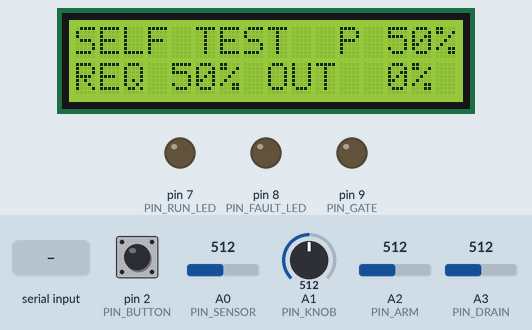
Simulated run of this sketch. Board: Arduino Uno, built with avr-gcc and run on an emulated ATmega328P. On the bench: 16×2 character LCD, output pins drawn as LEDs (lit = HIGH). The inputs (shaded band) are chosen by the test bench; at power-on: A0 (PIN_SENSOR) = 512, pin 2 (PIN_BUTTON) HIGH, A1 (PIN_KNOB) = 512, A2 (PIN_ARM) = 512, A3 (PIN_DRAIN) = 512. The board resets itself during the run and starts again; EEPROM starts erased; what the sketch prints to the serial monitor is not drawn.

Above: at 1.2 s.
1.3 s: "w" received over Serial
At 2.1 s:
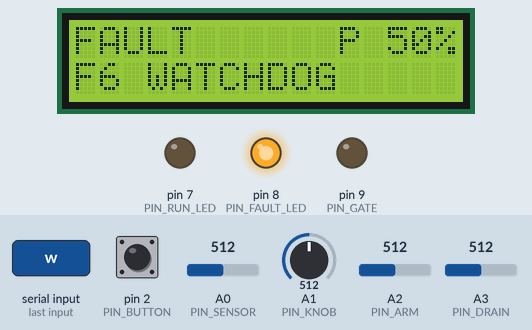
3.2 s: A0 (PIN_SENSOR) set to 716
At 4.5 s:
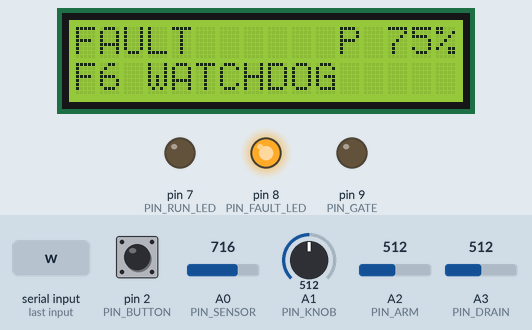
4.8 s: A0 (PIN_SENSOR) set to 992
At 5.9 s:
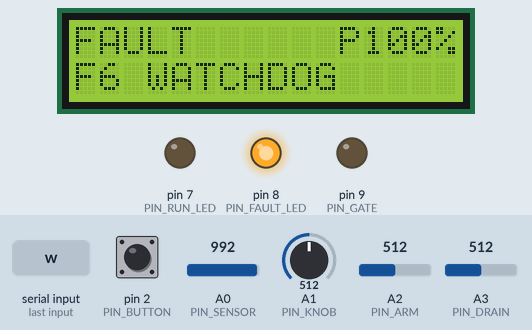
7.9 s: A0 (PIN_SENSOR) set to 306
At 8.9 s:
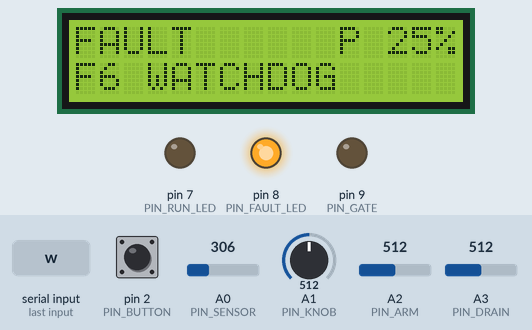
Timing chart, 0 to 10.9 s (numbered marks = the images above; inputs shaded):
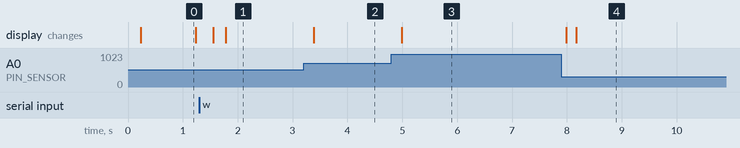

The sketch:

fuel_bench.ino
```cpp
#include <EEPROM.h>
#include <LiquidCrystal_I2C.h>
#include <Wire.h>
#include <avr/wdt.h>

#include "controller.h"

using namespace fuelbench;

const uint8_t PIN_SENSOR = A0;
const uint8_t PIN_KNOB = A1;
const uint8_t PIN_ARM = A2;
const uint8_t PIN_DRAIN = A3;
const uint8_t PIN_BUTTON = 2;
const uint8_t PIN_RUN_LED = 7;
const uint8_t PIN_FAULT_LED = 8;
const uint8_t PIN_GATE = 9;

const uint8_t LCD_ADDRESS = 0x27;
const uint32_t TICK_MS = 10;
const uint32_t LCD_EVERY_MS = 200;
const long SERIAL_BAUD = 115200;

const int EE_LATCHED = 0;
const int EE_COUNT = 1;
const int EE_LOG_NEXT = 2;
const int EE_LOG = 3;
const uint8_t LOG_SIZE = 8;

uint8_t resetFlags __attribute__((section(".noinit")));

void captureResetFlags() __attribute__((naked, used, section(".init0")));
void captureResetFlags() { __asm__ __volatile__("sts %0, r2\n" : "=m"(resetFlags) :); }

LiquidCrystal_I2C lcd(LCD_ADDRESS, LCD_COLS, 2);
Controller ctl;
Inputs lastInputs;
uint32_t lastTickMs = 0;
uint32_t lastLcdMs = 0;

void outputOff() {
  analogWrite(PIN_GATE, 0);
  digitalWrite(PIN_GATE, LOW);
}

Fault storedFault() {
  uint8_t code = EEPROM.read(EE_LATCHED);
  return code <= FAULT_BAD_PROFILE ? (Fault)code : FAULT_NONE;
}

void logFault(Fault f) {
  EEPROM.update(EE_LATCHED, f);
  uint8_t count = EEPROM.read(EE_COUNT);
  if (count < 255) EEPROM.update(EE_COUNT, count + 1);
  uint8_t next = EEPROM.read(EE_LOG_NEXT) % LOG_SIZE;
  EEPROM.update(EE_LOG + next, f);
  EEPROM.update(EE_LOG_NEXT, (next + 1) % LOG_SIZE);
}

Inputs readInputs(uint32_t nowMs) {
  return Inputs{nowMs, (uint16_t)analogRead(PIN_SENSOR), (uint16_t)analogRead(PIN_KNOB), (uint16_t)analogRead(PIN_ARM),
                (uint16_t)analogRead(PIN_DRAIN), digitalRead(PIN_BUTTON) == LOW};
}

void applyOutputs(const Controller& c) {
  Outputs out = outputsOf(c);
  if (out.dutyPct == 0) outputOff();
  else analogWrite(PIN_GATE, (uint16_t)out.dutyPct * 255 / 100);
  digitalWrite(PIN_RUN_LED, out.runLed ? HIGH : LOW);
  digitalWrite(PIN_FAULT_LED, out.faultLed ? HIGH : LOW);
}

void persistFaultChange(const Controller& before, const Controller& after) {
  if (after.state == FAULT_LATCHED && before.state != FAULT_LATCHED) logFault(after.fault);
  if (before.state == FAULT_LATCHED && after.state != FAULT_LATCHED) EEPROM.update(EE_LATCHED, FAULT_NONE);
}

void drawLcd(const Controller& c) {
  char top[LCD_COLS + 1];
  char bottom[LCD_COLS + 1];
  lcdLines(c, top, bottom);
  lcd.setCursor(0, 0);
  lcd.print(top);
  lcd.setCursor(0, 1);
  lcd.print(bottom);
}

void printCalibration() {
  Serial.print(F("sensor="));
  Serial.print(lastInputs.sensorRaw);
  Serial.print(F(" knob="));
  Serial.print(lastInputs.knobRaw);
  Serial.print(F(" arm="));
  Serial.print(lastInputs.armRaw);
  Serial.print(F(" drain="));
  Serial.print(lastInputs.drainRaw);
  Serial.print(F(" filtered="));
  Serial.print(ctl.sensorFiltered);
  Serial.print(F(" pressurePct="));
  Serial.println(ctl.pressurePct);
}

void printLog() {
  Serial.print(F("latched="));
  Serial.print(EEPROM.read(EE_LATCHED));
  Serial.print(F(" count="));
  Serial.print(EEPROM.read(EE_COUNT));
  Serial.print(F(" recent="));
  uint8_t next = EEPROM.read(EE_LOG_NEXT) % LOG_SIZE;
  for (uint8_t k = 0; k < LOG_SIZE; ++k) {
    Serial.print(EEPROM.read(EE_LOG + (next + k) % LOG_SIZE));
    Serial.print(' ');
  }
  Serial.println();
}

void hangForWatchdogTest() {
  Serial.println(F("watchdog test: hanging"));
  Serial.flush();
  for (;;) {
  }
}

void handleSerial() {
  if (!Serial.available()) return;
  char cmd = Serial.read();
  if (cmd == 'c') printCalibration();
  if (cmd == 'l') printLog();
  if (cmd == 'w') hangForWatchdogTest();
}

void setup() {
  uint8_t flags = resetFlags | MCUSR;
  MCUSR = 0;
  wdt_disable();
  pinMode(PIN_GATE, OUTPUT);
  outputOff();
  pinMode(PIN_RUN_LED, OUTPUT);
  pinMode(PIN_FAULT_LED, OUTPUT);
  pinMode(PIN_BUTTON, INPUT_PULLUP);
  Serial.begin(SERIAL_BAUD);
  lcd.init();
  lcd.backlight();
  bool wasWatchdogReset = flags & _BV(WDRF);
  ctl = begin(storedFault(), wasWatchdogReset, BENCH_PROFILE, millis());
  if (wasWatchdogReset && storedFault() != FAULT_WATCHDOG) logFault(FAULT_WATCHDOG);
  if (ctl.fault == FAULT_BAD_PROFILE) logFault(FAULT_BAD_PROFILE);
  applyOutputs(ctl);
  wdt_enable(WDTO_250MS);
}

void loop() {
  wdt_reset();
  uint32_t nowMs = millis();
  if (nowMs - lastTickMs >= TICK_MS) {
    lastTickMs = nowMs;
    lastInputs = readInputs(nowMs);
    Controller next = step(ctl, lastInputs, BENCH_PROFILE);
    persistFaultChange(ctl, next);
    ctl = next;
    applyOutputs(ctl);
  }
  if (nowMs - lastLcdMs >= LCD_EVERY_MS) {
    lastLcdMs = nowMs;
    drawLcd(ctl);
  }
  handleSerial();
}
```

controller.h
```cpp
#pragma once

#include <stdint.h>

namespace fuelbench {

enum State : uint8_t { DISABLED = 0, SELF_TEST = 1, READY = 2, RUNNING = 3, FAULT_LATCHED = 4 };

enum Fault : uint8_t {
  FAULT_NONE = 0,
  FAULT_SENSOR_OPEN = 1,
  FAULT_SENSOR_SHORT = 2,
  FAULT_OVER_PRESSURE = 3,
  FAULT_UNDER_PRESSURE = 4,
  FAULT_OUTPUT = 5,
  FAULT_WATCHDOG = 6,
  FAULT_BAD_PROFILE = 7
};

const uint16_t ADC_MAX = 1023;

struct Profile {
  uint16_t sensorOpenBelow;
  uint16_t sensorShortAbove;
  uint16_t sensorZero;
  uint16_t sensorSpan;
  uint8_t pressureLowPct;
  uint8_t pressureHighPct;
  uint8_t minDutyPct;
  uint8_t maxDutyPct;
  uint8_t startKnobMaxPct;
  uint16_t armOnAbove;
  uint16_t drainHighAbove;
  uint16_t selfTestMs;
  uint16_t primeMs;
  uint16_t faultPersistMs;
  uint16_t resetHoldMs;
  uint16_t debounceMs;
};

const Profile BENCH_PROFILE = {51, 972, 102, 819, 25, 85, 30, 80, 5, 200, 200, 1000, 2000, 100, 2000, 30};

struct Inputs {
  uint32_t nowMs;
  uint16_t sensorRaw;
  uint16_t knobRaw;
  uint16_t armRaw;
  uint16_t drainRaw;
  bool buttonDown;
};

struct Timer {
  bool running;
  uint32_t sinceMs;
};

struct Timers {
  Timer open;
  Timer shorted;
  Timer over;
  Timer under;
  Timer output;
  Timer armOff;
};

struct Controller {
  State state;
  Fault fault;
  uint32_t stateSinceMs;
  uint16_t sensorFiltered;
  uint8_t pressurePct;
  uint8_t requestPct;
  uint8_t dutyPct;
  bool buttonDown;
  uint32_t buttonSinceMs;
  bool longPressUsed;
  bool hasSample;
  Timers timers;
};

struct Outputs {
  uint8_t dutyPct;
  bool runLed;
  bool faultLed;
};

struct Press {
  bool shortPress;
  bool longPress;
};

inline long clampLong(long v, long lo, long hi) { return v < lo ? lo : (v > hi ? hi : v); }

inline long roundedDiv(long num, long den) { return num >= 0 ? (num + den / 2) / den : -((-num + den / 2) / den); }

inline Timers noTimers() { return Timers{{false, 0}, {false, 0}, {false, 0}, {false, 0}, {false, 0}, {false, 0}}; }

inline bool isProfileValid(const Profile& p) {
  return p.sensorOpenBelow < p.sensorZero && (uint32_t)p.sensorZero + p.sensorSpan <= p.sensorShortAbove &&
         p.sensorShortAbove <= ADC_MAX && p.sensorSpan > 0 && p.pressureLowPct < p.pressureHighPct &&
         p.pressureHighPct <= 100 && p.minDutyPct <= p.maxDutyPct && p.maxDutyPct <= 100 &&
         p.startKnobMaxPct < p.minDutyPct && p.resetHoldMs > p.debounceMs;
}

inline uint8_t pressurePctOf(uint16_t raw, const Profile& p) {
  return (uint8_t)clampLong(roundedDiv(((long)raw - p.sensorZero) * 100L, p.sensorSpan), 0, 100);
}

inline uint8_t knobPctOf(uint16_t raw) { return (uint8_t)clampLong(roundedDiv((long)raw * 100L, ADC_MAX), 0, 100); }

inline uint8_t dutyFor(uint8_t requestPct, const Profile& p) {
  return (uint8_t)clampLong(requestPct, p.minDutyPct, p.maxDutyPct);
}

inline Controller fresh(State state, Fault fault, uint32_t nowMs) {
  Controller c = {};
  c.state = state;
  c.fault = fault;
  c.stateSinceMs = nowMs;
  c.buttonSinceMs = nowMs;
  c.timers = noTimers();
  return c;
}

inline Controller begin(Fault storedFault, bool wasWatchdogReset, const Profile& p, uint32_t nowMs) {
  if (!isProfileValid(p)) return fresh(FAULT_LATCHED, FAULT_BAD_PROFILE, nowMs);
  if (wasWatchdogReset) return fresh(FAULT_LATCHED, FAULT_WATCHDOG, nowMs);
  if (storedFault != FAULT_NONE) return fresh(FAULT_LATCHED, storedFault, nowMs);
  return fresh(DISABLED, FAULT_NONE, nowMs);
}

inline Timer since(bool active, Timer prev, uint32_t nowMs) {
  if (!active) return Timer{false, 0};
  return prev.running ? prev : Timer{true, nowMs};
}

inline bool lasted(Timer t, uint32_t nowMs, uint32_t ms) { return t.running && nowMs - t.sinceMs >= ms; }

struct ButtonState {
  bool buttonDown;
  uint32_t buttonSinceMs;
  bool longPressUsed;
  Press press;
};

inline ButtonState readButton(const Controller& c, const Inputs& i, const Profile& p) {
  if (i.buttonDown != c.buttonDown) {
    uint32_t heldMs = i.nowMs - c.buttonSinceMs;
    bool isRelease = !i.buttonDown;
    bool shortPress = isRelease && heldMs >= p.debounceMs && heldMs < p.resetHoldMs && !c.longPressUsed;
    return ButtonState{i.buttonDown, i.nowMs, false, Press{shortPress, false}};
  }
  bool longPress = c.buttonDown && !c.longPressUsed && i.nowMs - c.buttonSinceMs >= p.resetHoldMs;
  return ButtonState{c.buttonDown, c.buttonSinceMs, c.longPressUsed || longPress, Press{false, longPress}};
}

inline Timers nextTimers(const Controller& c, const Inputs& i, uint8_t pressurePct, const Profile& p) {
  bool armOn = i.armRaw >= p.armOnAbove;
  bool primed = c.state == RUNNING && i.nowMs - c.stateSinceMs >= p.primeMs;
  bool outputWatched = c.state == SELF_TEST || c.state == READY;
  Timers t;
  t.open = since(i.sensorRaw < p.sensorOpenBelow, c.timers.open, i.nowMs);
  t.shorted = since(i.sensorRaw > p.sensorShortAbove, c.timers.shorted, i.nowMs);
  t.over = since(pressurePct > p.pressureHighPct, c.timers.over, i.nowMs);
  t.under = since(primed && pressurePct < p.pressureLowPct, c.timers.under, i.nowMs);
  t.output = since(outputWatched && armOn && i.drainRaw < p.drainHighAbove, c.timers.output, i.nowMs);
  t.armOff = since(!armOn, c.timers.armOff, i.nowMs);
  return t;
}

inline Fault detectFault(const Timers& t, uint32_t nowMs, const Profile& p) {
  if (lasted(t.open, nowMs, p.faultPersistMs)) return FAULT_SENSOR_OPEN;
  if (lasted(t.shorted, nowMs, p.faultPersistMs)) return FAULT_SENSOR_SHORT;
  if (lasted(t.over, nowMs, p.faultPersistMs)) return FAULT_OVER_PRESSURE;
  if (lasted(t.under, nowMs, p.faultPersistMs)) return FAULT_UNDER_PRESSURE;
  if (lasted(t.output, nowMs, p.faultPersistMs)) return FAULT_OUTPUT;
  return FAULT_NONE;
}

inline bool canClear(const Controller& c, const Inputs& i, const Profile& p) {
  bool sensorOk = i.sensorRaw >= p.sensorOpenBelow && i.sensorRaw <= p.sensorShortAbove;
  return c.fault != FAULT_BAD_PROFILE && sensorOk && c.pressurePct <= p.pressureHighPct &&
         knobPctOf(i.knobRaw) <= p.startKnobMaxPct;
}

inline bool canStart(const Inputs& i, const Profile& p) {
  return i.armRaw >= p.armOnAbove && i.drainRaw >= p.drainHighAbove && knobPctOf(i.knobRaw) <= p.startKnobMaxPct;
}

inline Controller enter(Controller c, State state, uint32_t nowMs) {
  c.state = state;
  c.stateSinceMs = nowMs;
  c.dutyPct = 0;
  c.timers = noTimers();
  return c;
}

inline Controller holdOff(Controller c) {
  c.dutyPct = 0;
  return c;
}

inline Controller nextState(const Controller& c, const Inputs& i, Press press, const Profile& p) {
  if (c.state == FAULT_LATCHED) {
    if (!(press.longPress && canClear(c, i, p))) return holdOff(c);
    Controller cleared = enter(c, SELF_TEST, i.nowMs);
    cleared.fault = FAULT_NONE;
    return cleared;
  }
  Fault fault = c.state == DISABLED ? FAULT_NONE : detectFault(c.timers, i.nowMs, p);
  if (fault != FAULT_NONE) {
    Controller latched = enter(c, FAULT_LATCHED, i.nowMs);
    latched.fault = fault;
    return latched;
  }
  switch (c.state) {
    case DISABLED:
      return enter(c, SELF_TEST, i.nowMs);
    case SELF_TEST:
      return i.nowMs - c.stateSinceMs >= p.selfTestMs ? enter(c, READY, i.nowMs) : holdOff(c);
    case READY: {
      if (!(press.shortPress && canStart(i, p))) return holdOff(c);
      Controller running = enter(c, RUNNING, i.nowMs);
      running.dutyPct = dutyFor(c.requestPct, p);
      return running;
    }
    default: {
      if (press.shortPress || lasted(c.timers.armOff, i.nowMs, p.faultPersistMs)) return enter(c, READY, i.nowMs);
      Controller running = c;
      running.dutyPct = dutyFor(c.requestPct, p);
      return running;
    }
  }
}

inline Controller step(const Controller& c, const Inputs& i, const Profile& p) {
  ButtonState button = readButton(c, i, p);
  uint16_t filtered = c.hasSample ? (uint16_t)roundedDiv((long)c.sensorFiltered * 3 + i.sensorRaw, 4) : i.sensorRaw;
  uint8_t pressurePct = pressurePctOf(filtered, p);
  Controller measured = c;
  measured.sensorFiltered = filtered;
  measured.pressurePct = pressurePct;
  measured.requestPct = knobPctOf(i.knobRaw);
  measured.buttonDown = button.buttonDown;
  measured.buttonSinceMs = button.buttonSinceMs;
  measured.longPressUsed = button.longPressUsed;
  measured.hasSample = true;
  measured.timers = c.state == FAULT_LATCHED ? noTimers() : nextTimers(c, i, pressurePct, p);
  return nextState(measured, i, button.press, p);
}

inline Outputs outputsOf(const Controller& c) {
  return Outputs{c.state == RUNNING ? c.dutyPct : (uint8_t)0, c.state == RUNNING, c.state == FAULT_LATCHED};
}

inline const char* stateName(State s) {
  switch (s) {
    case DISABLED: return "DISABLED";
    case SELF_TEST: return "SELF TEST";
    case READY: return "READY";
    case RUNNING: return "RUNNING";
    default: return "FAULT";
  }
}

inline const char* faultName(Fault f) {
  switch (f) {
    case FAULT_SENSOR_OPEN: return "SENSOR OPEN";
    case FAULT_SENSOR_SHORT: return "SENSOR SHORT";
    case FAULT_OVER_PRESSURE: return "OVER PRESS";
    case FAULT_UNDER_PRESSURE: return "UNDER PRESS";
    case FAULT_OUTPUT: return "OUTPUT FAULT";
    case FAULT_WATCHDOG: return "WATCHDOG";
    case FAULT_BAD_PROFILE: return "BAD PROFILE";
    default: return "NONE";
  }
}

const uint8_t LCD_COLS = 16;

inline void padInto(char* out, uint8_t from, const char* text) {
  uint8_t k = from;
  for (const char* t = text; *t && k < LCD_COLS; ++t) out[k++] = *t;
}

inline void pctInto(char* out, uint8_t at, uint8_t value) {
  out[at] = value >= 100 ? '1' : ' ';
  out[at + 1] = value >= 10 ? (char)('0' + (value / 10) % 10) : ' ';
  out[at + 2] = (char)('0' + value % 10);
  out[at + 3] = '%';
}

inline void lcdLines(const Controller& c, char* top, char* bottom) {
  for (uint8_t k = 0; k < LCD_COLS; ++k) {
    top[k] = ' ';
    bottom[k] = ' ';
  }
  top[LCD_COLS] = '\0';
  bottom[LCD_COLS] = '\0';
  padInto(top, 0, stateName(c.state));
  top[11] = 'P';
  pctInto(top, 12, c.pressurePct);
  if (c.state == FAULT_LATCHED) {
    bottom[0] = 'F';
    bottom[1] = (char)('0' + c.fault);
    padInto(bottom, 3, faultName(c.fault));
    return;
  }
  padInto(bottom, 0, "REQ");
  pctInto(bottom, 3, c.requestPct);
  padInto(bottom, 8, "OUT");
  pctInto(bottom, 11, outputsOf(c).dutyPct);
}

}
```

Measured:
- after the input at 1.3 s, pin 8 (PIN_FAULT_LED): LOW → HIGH after 0.33 s; the display: first changes after 0.26 s (image 1 shows a later state)
- after the input at 3.2 s, the display: changes after 0.19 s (image 2)
- after the input at 4.8 s, the display: changes after 0.19 s (image 3)
- after the input at 7.9 s, the display: first changes after 0.09 s (image 4 shows a later state)
- what the display in image 0 shows lasts 1.0 s, from 0.2 s to 1.2 s
